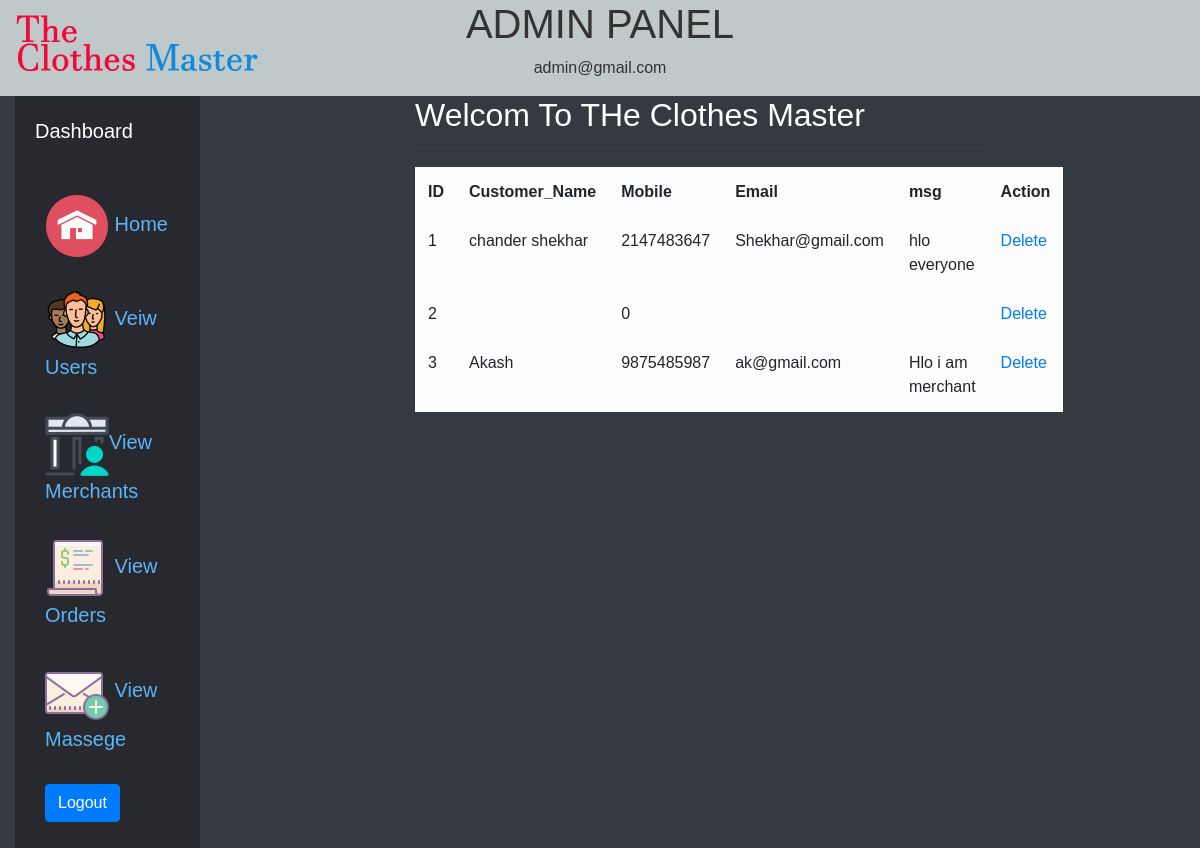
The page /admin/viewmsg.php (signed in) on the database its author committed.
### tables this page shows
CREATE TABLE `contact` (
  `id` int(11) NOT NULL,
  `name` varchar(100) NOT NULL,
  `email` varchar(100) NOT NULL,
  `mobile` varchar(50) NOT NULL,
  `msg` varchar(100) NOT NULL
);

### admin/viewmsg.php (the view, shortened to what this page needs)
<!DOCTYPE html>
<?php
            if(!isset($_SESSION['email'])){
                header('Location:index.php');
            }else{
?>
<html>
        <head>
        <?php   require_once '../conn.php'; ?>
        <link href="https://stackpath.bootstrapcdn.com/bootstrap/4.5.0/css/bootstrap.min.css" rel="stylesheet">
  <link rel="stylesheet" type="text/css" href="../css\admincss.css">
        </head>
            <body class="bg-dark">
                 <div class="container-fluid">
                     <div class="row">
                        <div class="col-lg-4 col-sm-6 col-md-6">
                            <img alt="Brand" src="../images\logo.png">
                        </div>
                        <div class="col-lg-4 col-sm-6 col-md-6 ">
                            <center>    <h1>ADMIN PANEL</h1></center>
                            <center><p><?php echo $_SESSION['email']; ?></p></center>
                        </div>
                    </div>
                </div>
            <div class="container-fluid bg-dark">
              <div class="row">
                  <div class="col-lg-4 col-md-6 col-sm-10  ">
                    <aside>
                        <nav>
                            <section class="options">
                                <p>Dashboard</p>
                                     <hr>
                                <ul class="menu">
                                    <li class="item"><a href="admin.php"><img src="../images\home.png" alt="home"/>  Home</a></li>
                                    <li class="item"><a href="viewusers.php"> <img src="../images\users.png" alt="Users"/>   Veiw Users</a></li>
                                    <li class="item"> <a href="viewmerchants.php"><img src="../images\merchant.png" alt="Merchants"/>View Merchants</a></li>
                                    <li class="item"><a href="vieworders.php"> <img src="../images\orders.png" alt="Orders"/> View Orders</a></li>
                                    <li class="item"><a href="viewmsg"><img src="../images\massege.png" alt="Massege"/> View Massege</a></li>
                                    <li class="item"><a href="logout.php"><input type="submit"  value="Logout" class="btn btn-primary"></a></li>
                                </ul>
                            </section>
                         </nav>
                    </aside>
                </div>
                <div class="col-lg-6 col-md-6 col-sm-10    ">
                <h2>Welcom To THe Clothes Master</h2>
                    <hr>
                        <table class="table table-bordered table-light">
                            <tr>
                                <th>ID</th>
                                <th>Customer_Name</th>
                                <th>Mobile</th>
                                <th>Email</th>
                                <th>msg</th>
                                <th>Action</th>
                            </tr>
               <?php
                      $sql = "SELECT * FROM contact";
                            if($result = $conn->query($sql)){
                                 if($result->num_rows >0){
                                    while($row = $result->fetch_assoc()){ ?>
                                        <tr>
                                             <td><?php echo $row['id'];?></td>
                                             <td><?php echo $row['name'];?></td>
                                             <td><?php echo $row['mobile'];?></td>
                                             <td><?php echo $row['email'];?></td>
                                             <td><?php echo $row['msg'];?></td>
                                             <td><a href="delete/deletemsg.php?msgdel=<?php echo $row['id'];?>">Delete</a></td>
                                        </tr>
                                <?php }
                                    echo "</table>";
                             }else{
                                  echo "No Record Found";
                                 }
                         }else{
                                    echo "Error: Could Not Able to execute $sql." .$mysqli->error;
                             }
                         ?>
                </div>
             </div>
        </div>
    </body>
</html>
<?php }?>

### css/admincss.css (style rules this page uses)
body { margin: 0; padding: 0; color: #333; font-family: Verdana, Geneva, sans-serif; }
* { padding: 0; margin: 0; }
.container-fluid { background-color:#BFC9CA; }
h1 { font-family:sans-serif; }
h2 { color:white; }
.menu li { margin: 10px 0px 5px 20px; list-style: none; font-size: 20px; padding: 10px; }
.item a { text-decoration: none; cursor: pointer; color:#5BB4F7; }
aside { float: left; background-color: #27292F; overflow: hidden; width: 50%; }
nav .options p { color: #FFF; font-size: 20px; padding: 20px 0px 5px 10px; margin: 0px 5px 0px 10px; }
nav .options { float: left; }

### rows shown on the page
contact: id "1", name "chander shekhar", mobile "2147483647", email "Shekhar@gmail.com", msg "hlo everyone"
contact: id "2", mobile "0"
contact: id "3", name "Akash", mobile "9875485987", email "ak@gmail.com", msg "Hlo i am merchant"

### other values the page prints
$_SESSION['email'] "admin@gmail.com"
